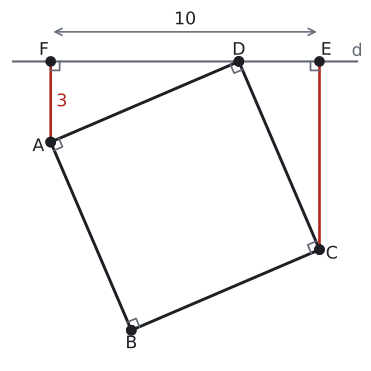

Reproduce this figure in Python.
import sys; sys.path.insert(0, "tools")
from cizim import *

P = lambda x, y: np.array([float(x), float(y)])
uz = lambda U, V: round(float(np.linalg.norm(U - V)), 4)
def acisi(K, U, V):
    u, v = U - K, V - K
    return round(float(np.degrees(np.arccos(np.dot(u, v) / np.linalg.norm(u) / np.linalg.norm(v)))), 3)
def birim(U, V):
    t = (V - U) / np.linalg.norm(V - U); return t, np.array([-t[1], t[0]])
def ayak(Q, U, V):
    t, _ = birim(U, V); return U + np.dot(Q - U, t) * t
def yansit(Q, U, V):
    return 2 * ayak(Q, U, V) - Q
def kesisim(U1, V1, U2, V2):
    M = np.array([V1 - U1, U2 - V2]).T; s = np.linalg.solve(M, U2 - U1); return U1 + s[0] * (V1 - U1)
def cetik(U, V, n=1, renk=SOLUK, f=0.5):
    M = U + f * (V - U); t, m = birim(U, V)
    for i in range(n):
        c = M + (i - (n - 1) / 2) * 0.2 * S * t
        ax.plot(*zip(c - 0.22 * S * m, c + 0.22 * S * m), color=renk, lw=1.5)
def olcu(U, V, metin, d=0.5, renk=YAZI, fs=13, f=0.5):
    """[UV] üzerinde f oranındaki noktaya, U->V yönünün soluna d*S uzağa yazı (d < 0: sağına)."""
    M = U + f * (V - U); _, m = birim(U, V)
    ax.text(*(M + d * S * m), metin, ha="center", va="center", color=renk, fontsize=fs)
def dik_isareti(K, U, V, r=0.4):
    a_ = (U - K) / np.linalg.norm(U - K) * r * S; b_ = (V - K) / np.linalg.norm(V - K) * r * S
    ax.plot(*zip(K + a_, K + a_ + b_, K + b_), color=SOLUK, lw=1.3)
def harf(Q, metin, dx, dy, renk=YAZI, fs=13):
    ax.text(Q[0] + dx * S, Q[1] + dy * S, metin, ha="center", va="center", color=renk, fontsize=fs)
def cizgi(U, V, renk=YAZI, lw=2.2, ls="-"):
    ax.plot(*zip(U, V), color=renk, lw=lw, ls=ls)
def boya(noktalar, renk):
    ax.add_patch(patches.Polygon(noktalar, closed=True, facecolor=renk, edgecolor="none"))
def yay(K, U, V, r=0.8, renk=MAVI, n=1):
    for i in range(n): aci(ax, K, U, V, r=(r + 0.18 * i) * S, renk=renk)
def yay_yazi(K, U, V, metin, d=1.4, renk=MAVI, fs=12):
    """K köşesindeki U-K-V açısının ortasından d*S uzağa yazı."""
    u = (U - K) / np.linalg.norm(U - K); v = (V - K) / np.linalg.norm(V - K); o = (u + v) / np.linalg.norm(u + v)
    ax.text(*(K + d * S * o), metin, ha="center", va="center", color=renk, fontsize=fs)
def basla(xmin, xmax, ymin, ymax, en=5.5):
    global fig, ax
    fig, ax = sekil(en, en * (ymax - ymin) / (xmax - xmin))
    ax.set_aspect("equal"); ax.axis("off"); ax.set_xlim(xmin, xmax); ax.set_ylim(ymin, ymax)
def dortgen(A, B, C, D, dolgu=None):
    if dolgu: boya([A, B, C, D], dolgu)
    ax.plot(*zip(A, B, C, D, A), color=YAZI)
    for Q in (A, B, C, D): nokta(ax, *Q, "")
def koseler(A, B, C, D, d=0.55):
    O = (A + B + C + D) / 4
    for Q, ad in ((A, "A"), (B, "B"), (C, "C"), (D, "D")):
        y = (Q - O) / np.linalg.norm(Q - O); harf(Q, ad, d * np.sign(y[0]) * 1.1, d * np.sign(y[1]))
def dikdortgen(a, b):
    """A orijinde, [AB] yatay: A, B, C, D."""
    return P(0, 0), P(a, 0), P(a, b), P(0, b)
def dik_koseler(A, B, C, D, r=0.4):
    dik_isareti(A, B, D, r); dik_isareti(B, C, A, r); dik_isareti(C, D, B, r); dik_isareti(D, A, C, r)
def cerceve(noktalar, kenar=1.2):
    xs = [q[0] for q in noktalar]; ys = [q[1] for q in noktalar]
    return min(xs) - kenar * S, max(xs) + kenar * S, min(ys) - kenar * S, max(ys) + kenar * S

# Kendini dene 3: |AF| = 3, |FE| = 10 -> |DE| = 3, |FD| = |CE| = 7, alan 3² + 7² = 58.
D = P(0, 0); A = P(-7, -3); C = P(3, -7); B = A + C - D
F, E = P(-7, 0), P(3, 0)
S = 10 / 12
print("AB", uz(A, B), "BC", uz(B, C), "CD", uz(C, D), "DA", uz(D, A), "ADC", acisi(D, A, C), "alan", uz(A, D) ** 2, "AF", uz(A, F), "FE", uz(F, E))
basla(-8.6, 4.6, -11.2, 2.0, en=4.8)
cizgi(P(-8.4, 0), P(4.4, 0), SOLUK, 1.6); harf(P(4.4, 0), "d", 0.0, 0.45, SOLUK)
dortgen(A, B, C, D)
dik_koseler(A, B, C, D, 0.4)
cizgi(A, F, KIRMIZI, 2.0); cizgi(C, E, KIRMIZI, 2.0)
dik_isareti(F, A, D, 0.4); dik_isareti(E, C, D, 0.4)
for Q, ad, dx, dy in ((A, "A", -0.55, -0.2), (B, "B", 0, -0.6), (C, "C", 0.55, -0.2), (D, "D", 0, 0.5), (F, "F", -0.3, 0.5), (E, "E", 0.3, 0.5)):
    nokta(ax, *Q, ""); harf(Q, ad, dx, dy)
olcu(A, F, "3", -0.5, KIRMIZI)
ax.annotate("", xy=(F[0], 1.1), xytext=(E[0], 1.1), arrowprops=dict(arrowstyle="<->", color=SOLUK, lw=1.2))
ax.text((F[0] + E[0]) / 2, 1.55, "10", ha="center", va="center", fontsize=13)
kaydet(fig, __file__)
